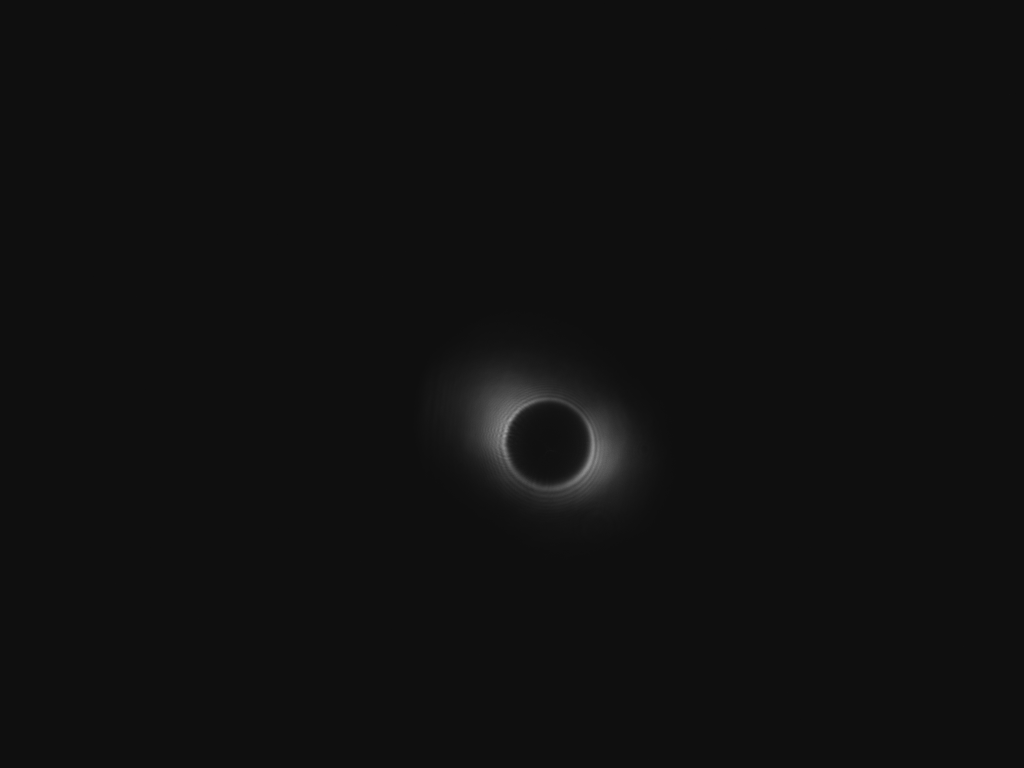
#> input picture Task11_holey_mirror.png, 2048 x 1536 px, found by its file name (shown at 1/2 size)
$ python 'Attosecond code.py'
#> lines starting #> are read from the running program, lines starting #| are printed output that depends on the picture
from __future__ import print_function

import numpy
import numpy as np
import matplotlib.pyplot as plt
from PIL import Image

plt.close()


# load the image
image = Image.open('C:/Users\sury_\Downloads\Atto\Task11_holey_mirror.png')
#> image is the input picture: PIL image 2048x1536 L; min 14, max 164, mean 16
# convert image to numpy array
data = np.array(image)

#Calibration abd center
xpix=data.shape[1]
#> xpix = 2048
ypix=data.shape[0]
#> ypix = 1536
x=xpix*7/169.5
#> x = 84.58
y=ypix*7/169.5
#> y = 63.43
xx=np.linspace(0,x,xpix)
#> xx = 2048 values from 0 to 84.58
yy=np.linspace(0,y,ypix)
#> yy = 1536 values from 0 to 63.43
cx=1095*7/169.5
cy=887*7/169.5


#Plot data
plt.figure(1)
plt.imshow(data, cmap='jet',extent=[0,x,y,0])
plt.colorbar(label = 'Intensity, a.u.')
plt.ylabel('y[mm]')
plt.xlabel('x[mm]')
plt.axvline(x = cx, color = 'k', linestyle = '--')
plt.axhline(y =  cy, color = 'k', linestyle = '--')


#Selecting row an colum of the center of mass and max.
intx=data[887,:]
#> intx = 2048 values, max 133 at index 1187, min 14 at index 3, mean 20.93
inty=data[:,1095]
#> inty = 1536 values, max 77 at index 797, min 14 at index 26, mean 18.14

intx = intx.astype(float)
intx[1007:1185,]=np.nan
np.savetxt('C:/Users\sury_\Downloads\Atto\intx.txt',intx)


a1 =       204.94
b1 =       45.17
c1 =       6.26
d =       15.04
fitx=a1*np.exp(-2*((xx-b1)/c1)**2)+d

plt.figure(2)
plt.plot(xx,intx,'*b')
plt.plot(xx,fitx)
plt.xlabel('x [mm]')
plt.ylabel('Intensity[a.u]')
plt.legend(['Data','Fit'])


#Plot for y

inty = inty.astype(float)
inty[798:977,]=np.nan
np.savetxt('C:/Users\sury_\Downloads\Atto\inty.txt',inty)


a1 =       129.81
b1 =       36.387
c1 =        6.26
d =       13.74
fity = a1*np.exp(-2*((yy-b1)/c1)**2)+d

plt.figure(3)
plt.plot(yy,inty,'*b')
plt.plot(yy,fity)
plt.legend(['Data','Fit'])
plt.xlabel('y [mm]')
plt.ylabel('Intensity [a.u]')


#%%
lamda=1030*10**-9 #m
winx=6.386*10**-3
winy=5.34*10**-3
en=1*10**-3 #J
tau=40*10**-15 #fs
f=90 #cm
wx=lamda*f/(np.pi*winx)#[cm]
Ipeakx=(2*en/(tau*wx**2*np.pi))*np.sqrt((4*np.log(2))/np.pi)#W/cm²
wy=lamda*f/(np.pi*winy)#[cm]
Ipeaky=(2*en/(tau*wy**2*np.pi))*np.sqrt((4*np.log(2))/np.pi)#W/cm²
Eholex=0.48
Eholey=0.60
Ipeakxh=Ipeakx-(Ipeakx*Eholex)
Ipeakyh=Ipeaky-(Ipeaky*Eholey)
#%%
lum=1.03 #lambda um
Ip=15.76 #eV
Ein=1.2398/lum
Up=9.33*10**-14*Ipeakx*lum**2 #eV
Ecoff=Ip+3.2*Up #eV
coffx=Ecoff/Ein

Up=9.33*10**-14*Ipeaky*lum**2 #eV
Ecoff=Ip+3.2*Up #eV
coffy=Ecoff/Ein

Up=9.33*10**-14*Ipeakxh*lum**2 #eV
Ecoff=Ip+3.2*Up #eV
coffxh=Ecoff/Ein

Up=9.33*10**-14*Ipeakyh*lum**2 #eV
Ecoff=Ip+3.2*Up #eV
coffyh=Ecoff/Ein


imagenf = Image.open('C:/Users\sury_\Downloads\Atto\Task13_nofilter.png')
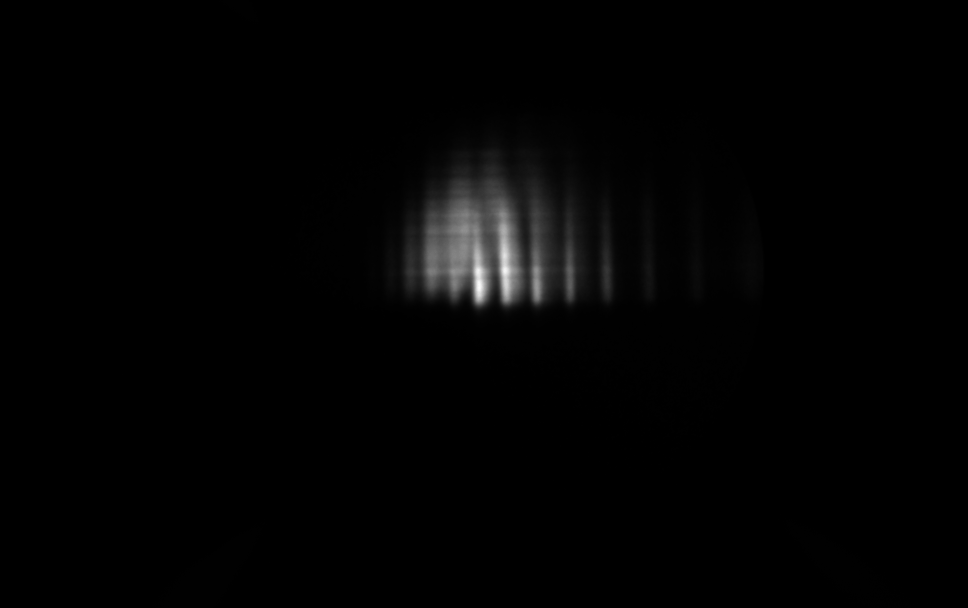
#> input picture Task13_nofilter.png, 1936 x 1216 px, found by its file name (shown at 1/2 size)
#> imagenf is the input picture: PIL image 1936x1216 I;16; min 4, max 3232, mean 47.8
# convert image to numpy array

datanf = np.array(imagenf)
plt.figure(4)
plt.title('With no filter')
plt.imshow(datanf, cmap='jet')
plt.colorbar(label = 'Intensity, a.u.')
plt.ylabel('y [pix]')
plt.xlabel('x [pix]')

wlc=np.sum(datanf, axis=0) #wavelength components
#> wlc = 1936 values, max 523181 at index 1009, min 9907 at index 217, mean 58151.4
sp=np.sum(datanf,axis=1) #spatial profile
#> sp = 1216 values, max 534299 at index 540, min 16286 at index 52, mean 92583.2

plt.figure(5)
plt.plot(wlc)
plt.ylabel('Intensity[a.u]')
plt.xlabel('x [pix]')

plt.figure(6)
plt.plot(np.linspace(0,len(datanf),len(datanf)),sp)
np.savetxt('C:/Users\sury_\Downloads\Atto\sp.txt',sp)
plt.xlabel('y [pix]')
plt.ylabel('Intensity[a.u]')


#For Mg


imageMg = Image.open('C:/Users\sury_\Downloads\Atto\Task13_Mgfilter.png')
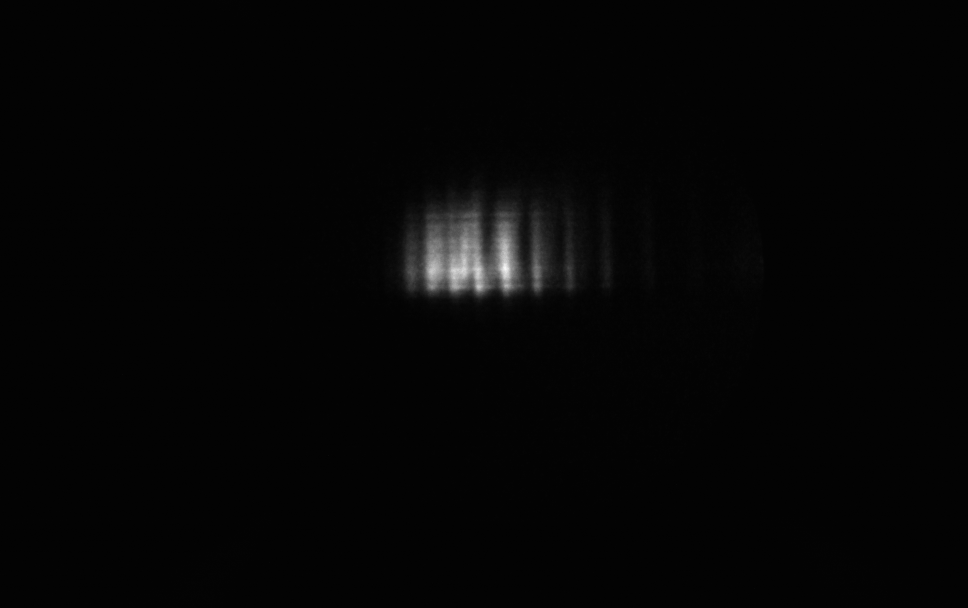
#> input picture Task13_Mgfilter.png, 1936 x 1216 px, found by its file name (shown at 1/2 size)
#> imageMg is the input picture: PIL image 1936x1216 I;16; min 4, max 336, mean 11
dataMg = np.array(imageMg)

plt.figure(7)
plt.title('Mg with filter')
plt.imshow(dataMg, cmap='jet')
plt.colorbar(label = 'Intensity, a.u.')
plt.ylabel('y [pix]')
plt.xlabel('x [pix]')
wlcMg=np.sum(dataMg, axis=0) #wavelength components
#> wlcMg = 1936 values, max 46257 at index 1010, min 9741 at index 250, mean 13318.5
spMg=np.sum(dataMg,axis=1) #spatial profile
#> spMg = 1216 values, max 69514 at index 538, min 14878 at index 51, mean 21204.5

plt.figure(8)
plt.plot(wlcMg)
plt.ylabel('Intensity [a.u]')
plt.xlabel('x [pix]')

plt.figure(9)
plt.plot(np.linspace(0,len(dataMg),len(dataMg)),spMg)
plt.xlabel('y [pix]')
plt.ylabel('Intensity[a.u]')

#Last image

a1 =   4.9e+05
b1 =       16.5
c1 =       5.1
d =   1.74e+04
mm=np.linspace(0,40,len(sp))
#> mm = 1216 values from 0 to 40
fitsm=a1*np.exp(-2*((mm-b1)/c1)**2)+d
#> fitsm = 1216 values, max 507398.6 at index 501, min 17400 at index 1196, mean 95636.4

plt.figure(13)
plt.plot(mm,sp/max(sp))
plt.plot(mm,fitsm/max(fitsm),'-*')
plt.xlabel('x [mm]')
plt.ylabel('Intensity [a.u]')
plt.legend(['Data','Fitting'])
plt.xlim(2,25)
plt.show()
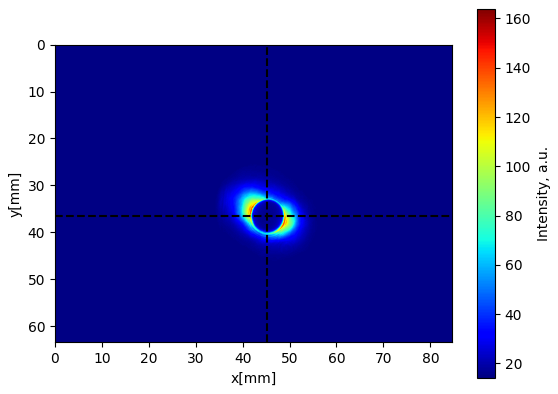
#> figure drawn by matplotlib, 2 panels
#> figure, not shown here; curve peaks at x = 45.16, y = 220
#> figure, not shown here; curve peaks at x = 36.41, y = 143.5
#> figure, not shown here; curve peaks at x = 1009, y = 523181
#> figure, not shown here; curve peaks at x = 540.4, y = 534299
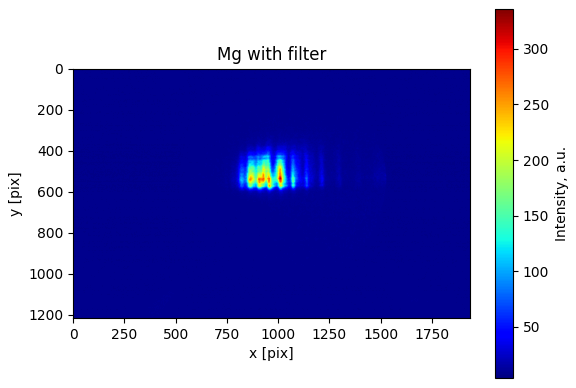
#> figure drawn by matplotlib, 2 panels
#> figure, not shown here; curve peaks at x = 1010, y = 46257
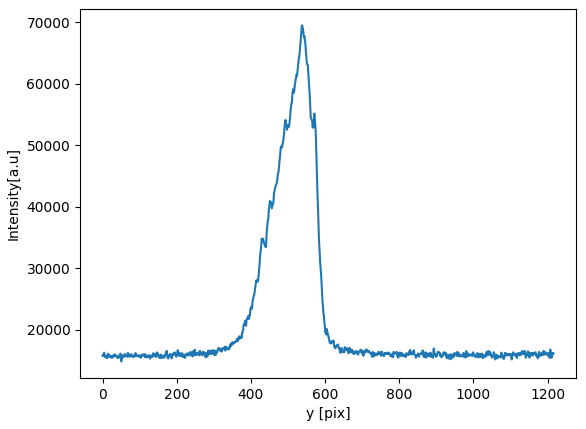
#> figure drawn by matplotlib, 1 panel; curve peaks at x = 538.4, y = 69514
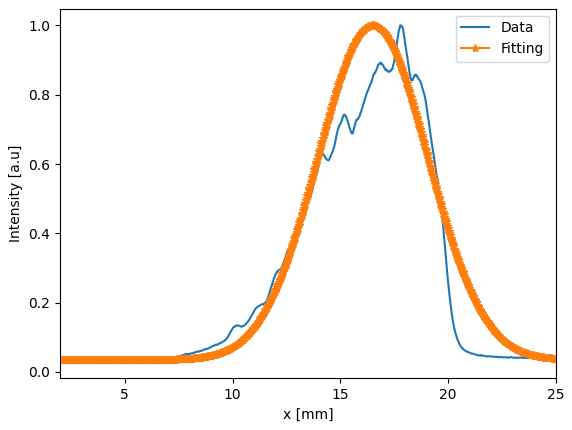
#> figure drawn by matplotlib, 1 panel; curve peaks at x = 17.78, y = 1; curve peaks at x = 16.49, y = 1


#For Te

imageTe = Image.open('C:/Users\sury_\Downloads\Atto\Task13_Tefilter.png')
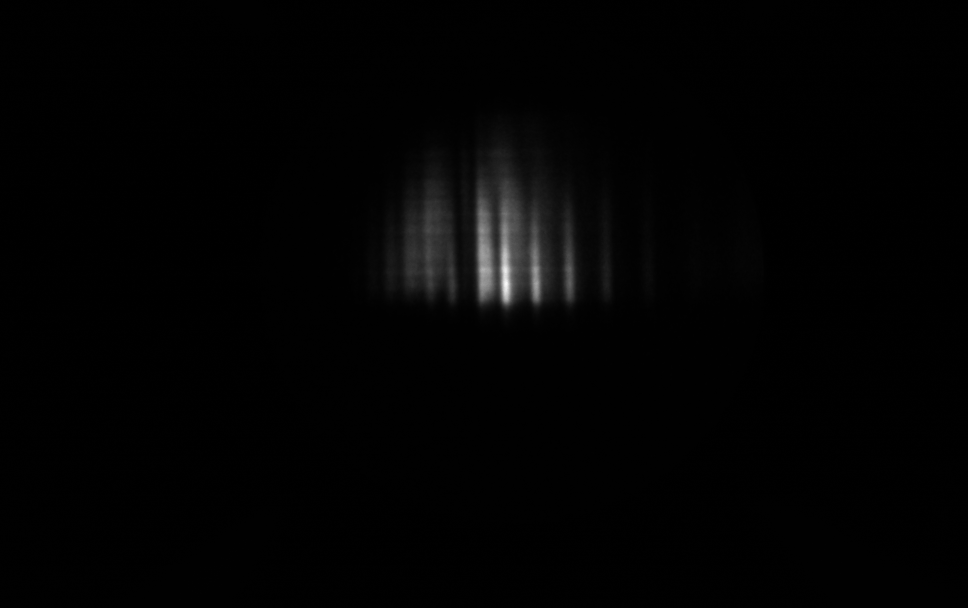
#> input picture Task13_Tefilter.png, 1936 x 1216 px, found by its file name (shown at 1/2 size)
#> imageTe is the input picture: PIL image 1936x1216 I;16; min 4, max 1137, mean 18.3
dataTe = np.array(imageTe)

plt.figure(10)

plt.title('Te Filter')
plt.imshow(dataTe, cmap='jet')
plt.colorbar(label = 'Intensity, a.u.')
plt.ylabel('y [pix]')
plt.xlabel('x [pix]')
wlcTe=np.sum(dataTe, axis=0) #wavelength components
#> wlcTe = 1936 values, max 192850 at index 1010, min 9775 at index 167, mean 22281.8
spTe=np.sum(dataTe,axis=1) #spatial profile
#> spTe = 1216 values, max 140777 at index 539, min 15377 at index 1011, mean 35474.9

plt.figure(11)
plt.plot(wlcTe)
plt.ylabel('Intensity[a.u]')
plt.xlabel('x [pix]')

plt.figure(12)
plt.plot(np.linspace(0,len(dataTe),len(dataTe)),spTe)
plt.xlabel('y [pix]')
plt.ylabel('Intensity [a.u]')


#read no filter image

imagenf = Image.open('Task13_nofilter.png')
# convert image to numpy array
datanf = np.array(imagenf)
x2_sum = np.sum(datanf,axis=0)
#> x2_sum has the same summary as wlc
y2_sum= np.sum(datanf,axis=1)
#> y2_sum has the same summary as sp


#Te image
Tefilter=Image.open('Task13_Tefilter.png')
Data4=np.array(Tefilter)
x4_sum=np.sum(Data4,axis=0)
#> x4_sum has the same summary as wlcTe
y4_sum=np.sum(Data4,axis=1)
#> y4_sum has the same summary as spTe

#Mg image

Mgfilter=Image.open('Task13_Mgfilter.png')
Data3=np.array(Mgfilter)
x3_sum=np.sum(Data3,axis=0)
#> x3_sum has the same summary as wlcMg
y3_sum=np.sum(Data3,axis=1)
#> y3_sum has the same summary as spMg

#Calibration

Mg= (x3_sum)/ (x2_sum) # dividing with filter/ without filter
#> Mg = 1936 values, max 0.994 at index 217, min 0.0755 at index 973, mean 0.649
Te= (x4_sum)/ (x2_sum)
#> Te = 1936 values, max 0.997 at index 218, min 0.0675 at index 919, mean 0.725


#Plot

plt.figure()
plt.plot(Mg)
plt.plot(Te)
plt.legend(['Mg-ref', 'Te-ref'])
plt.ylabel('Transmision')
plt.xlabel('Pixels')


#Fitting parameters

a= 4.592e+04   #fitting parameters
b=  -11.78
unnamed = np.arange(1,1937)

xaxis= (a/unnamed)+b  #Converting pixels into eV

Tefilter_eV= x4_sum
#> Tefilter_eV has the same summary as wlcTe
Mgfilter_eV= x3_sum
#> Mgfilter_eV has the same summary as wlcMg
nofilter_eV= x2_sum
#> nofilter_eV has the same summary as wlc

Mg_norm= ((Mgfilter_eV)/np.max(Mgfilter_eV))
#> Mg_norm = 1936 values, max 1 at index 1010, min 0.211 at index 250, mean 0.288
no_norm= ((nofilter_eV)/np.max(nofilter_eV))
#> no_norm = 1936 values, max 1 at index 1009, min 0.0189 at index 217, mean 0.111
Te_norm= ((Tefilter_eV)/np.max(Tefilter_eV))
#> Te_norm = 1936 values, max 1 at index 1010, min 0.0507 at index 167, mean 0.116

#Real data
#> (the run stopped early here; a loop or call above may not have finished)
